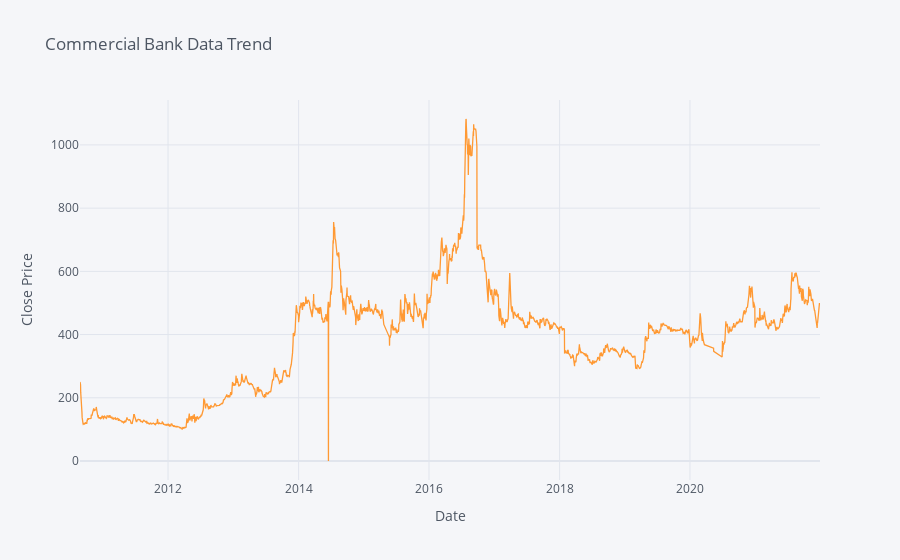

The notebook cell saved with this chart:
### Markdown cell above
# Plot Trend 
Here, we plot our statistics to see how they are trending. by keeping the data in the line plot's horizontal axis and the closing price in its vertical axis. We are aware that time series data is information that varies over time. As a result, they lack a steady trend.

### Code cell
commerce.iplot(kind="line",x="Date",y="Close Price",xTitle="Date", yTitle="Close Price", title="Commercial Bank Data Trend")

### Figure 1 — Plotly figure (JSON) as saved in the notebook; plotly's stock layout.template omitted (floating-point values rounded to 4 significant figures; data arrays with more than 128 entries replaced by an {"elided": "..."} marker saying what was removed)
{"data": [{"line": {"color": "rgba(255, 153, 51, 1.0)", "dash": "solid", "shape": "linear", "width": 1.3}, "mode": "lines", "name": "Close Price", "text": "", "type": "scatter", "x": {"elided": "2572 str values"}, "y": {"elided": "2572 float values"}}], "layout": {"legend": {"bgcolor": "#F5F6F9", "font": {"color": "#4D5663"}}, "paper_bgcolor": "#F5F6F9", "plot_bgcolor": "#F5F6F9", "title": {"font": {"color": "#4D5663"}, "text": "Commercial Bank Data Trend"}, "xaxis": {"gridcolor": "#E1E5ED", "showgrid": true, "tickfont": {"color": "#4D5663"}, "title": {"font": {"color": "#4D5663"}, "text": "Date"}, "zerolinecolor": "#E1E5ED"}, "yaxis": {"gridcolor": "#E1E5ED", "showgrid": true, "tickfont": {"color": "#4D5663"}, "title": {"font": {"color": "#4D5663"}, "text": "Close Price"}, "zerolinecolor": "#E1E5ED"}}}
